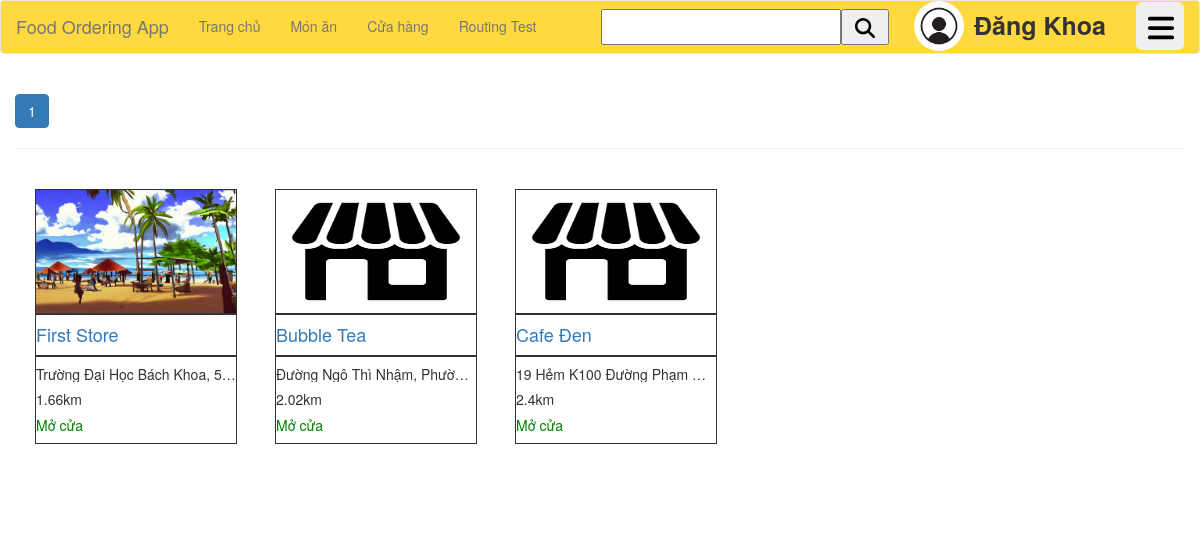
Before: /store-list/1 (signed in) with the older database file.
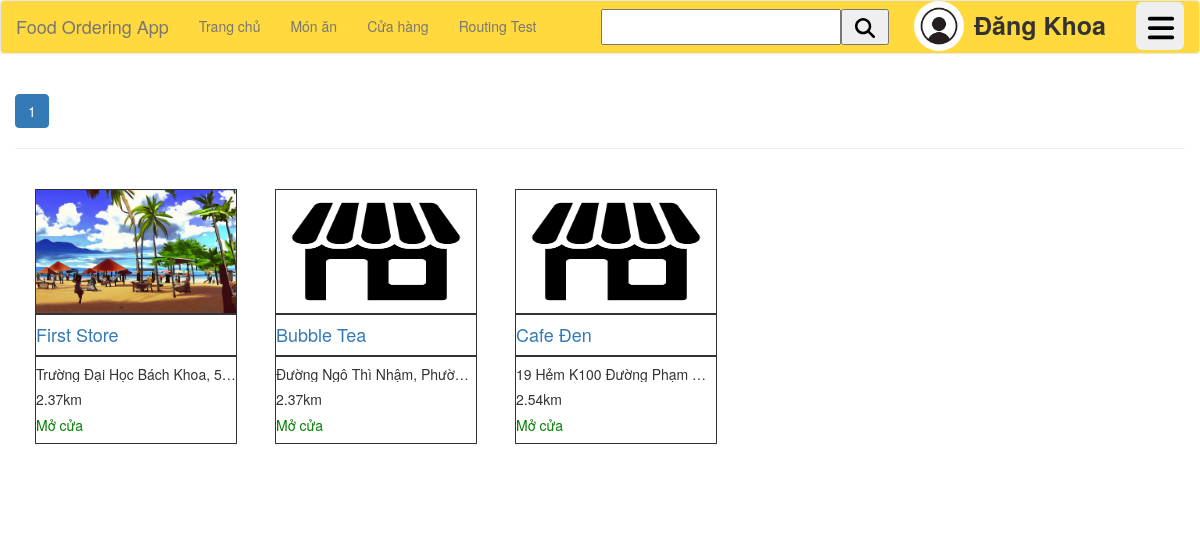
After: the same page with the newer database file.
### stores/models.py (models this page shows, shortened)
class Store(models.Model):
	user = models.OneToOneField(User, on_delete=models.CASCADE,related_name="store")
	name = models.CharField(max_length = 256,blank = False)
	business_code = models.CharField(max_length =10,blank=True,null=True)
	tax_identification = models.CharField(max_length =13,blank=True,null=True)
	location = models.ForeignKey(Location,on_delete=models.SET_NULL,null=True)
	description = models.TextField(max_length = 512,blank=True)
	avatar = models.ImageField(default='stores/store.png', upload_to='stores/')
	status = models.ForeignKey(Store_Status,on_delete=models.SET_NULL,blank=True,null=True)
	slug = models.SlugField(max_length=255,null=True)
	moderated = models.DateTimeField(blank=True,null=True)
	updated = models.DateTimeField(auto_now=True)
	created = models.DateTimeField(auto_now_add=True)
	class Meta:
		db_table = "Store"
		verbose_name = "Store"
	@property
	def is_open(self):
		today = datetime.datetime.now()
		try:
			now_weekday = today.weekday()
			now_hour = today.time()
			today_opening_hour = self.opening_hours.get(weekday=now_weekday)
			return self.status.code == "active" and now_hour >= today_opening_hour.from_hour and now_hour <= today_opening_hour.to_hour
		except:
			return False

### locations/models.py (models this page shows, shortened)
class Location(models.Model):
    address = models.TextField(max_length=512,blank=True,default="")
    country = models.TextField(max_length=100,blank=True,default="")
    region = models.TextField(max_length=100,blank=True,default="")
    subregion_1 = models.TextField(max_length=100, blank=True, default="")
    subregion_2 = models.TextField(max_length=100, blank=True, default="")
    lat = models.FloatField(default=16.07387)
    lng = models.FloatField(default=108.14975)
    class Meta:
        db_table = "Location"
        verbose_name = "Location"

### stores/views.py (the view)
# urls.py: path('store-list/<int:page_id>',StoreListView),
def StoreListView(request,page_id=1):
    product = recommended_stores(request)
    paginator = Paginator(product, 20)
    page = paginator.get_page(page_id)
    return StoreBaseListView(request,paginator,page,{})

### profiles/models.py (called while the page is built)
	@property
	def is_store_owner(self):
		return Group.objects.get(name="StoreOwners") in self.user.groups.all()

	@property
	def is_deliverer(self):
		return Group.objects.get(name="Deliverers") in self.user.groups.all()

	@property
	def is_moderator(self):
		return Group.objects.get(name="Moderators") in self.user.groups.all()

### stores/utils.py (called while the page is built)
def  recommended_stores(request):
    user = request.user
    if user.is_anonymous:
        return Store.objects.filter(status__code="active")
    else:
        if user.profile.current_order != None:
            current_location = user.profile.current_order.destination
        else:
            current_location = user.profile.location
        stores = Store.objects.all().exclude(user=user) \
            .filter(status__code="active") \
            .annotate(distance=(((F("location__lat") - current_location.lat) ** 2.
                                 + (F("location__lng") - current_location.lng) ** 2.)
                                ** 0.5 * 111.319)) \
            .filter(distance__lte=2 * MAX_DISTANCE)
        for s in stores:
            s.distance = round(s.distance, ndigits=2)
        return stores

### templates/Site/StoreList.html (shortened to what this page needs)
{% extends 'Site/index.html' %}
{% block content %}
    <div class = "container-fluid">
        <ul class="pagination" style = "display:flex;">
            {% for i in page_range %}
            <li {% if page.number == i %}class="active"{% endif %}><a href = "/store-list{% if search_keyword %}/search-keyword/{{search_keyword}}{% endif %}/{{i}}">{{i}}</a></li>
            {% endfor %}
        </ul>
        <hr>
        <div class = "row">
            <div class = "col-md-12">
                <div class = "row">
                {% for p in page.object_list %}
                    <div class = "col-md-2 product-card" style="margin:20px;">
                        <div style = "border-style:solid; border-width: thin; width: 202px;">
                            <img class = 'product-image' src="{{ p.avatar.url }}">
                        </div>
                        <div style = "border-style:solid; border-width: thin; width: 202px;">
                            <a href = "/store/{{ p.slug }}"><h4 style="overflow: hidden;text-overflow: ellipsis;white-space: nowrap;">{{ p.name }}</h4></a>
                        </div>
                        <div style = "border-style:solid; border-width: thin; width: 202px;">
                            <h5 style="overflow: hidden;text-overflow: ellipsis;white-space: nowrap;">{{p.location.address}}</h5>
                            {% if p.distance %}
                                <h5>{{ p.distance }}km</h5>
                            {% endif %}
                            {% if p.is_open %}
                                <h5 style="color:green">Mở cửa</h5>
                            {% endif %}
                        </div>
                    </div>
                {% endfor %}
                </div>
            </div>
        </div>
    </div>
{% endblock %}

Changed rows visible on the page:
changed Store "First Store": distance "1.66" → "2.37"
computed for Store "Bubble Tea": distance "2.02" → "2.37"
computed for Store "Cafe Đen": distance "2.4" → "2.54"
